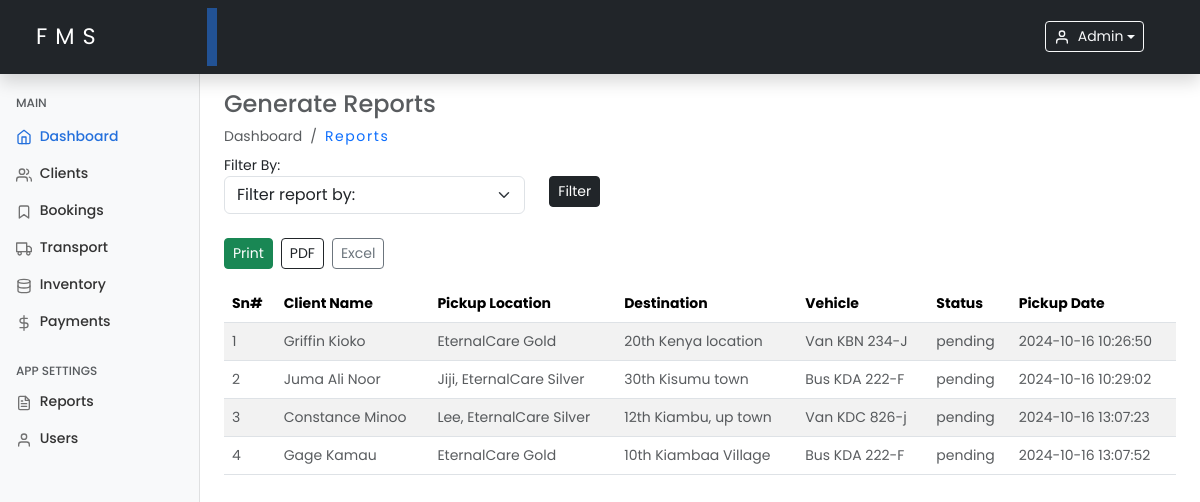
/reports.php (signed in), run on the app's committed database.
### tables this page shows
CREATE TABLE `logistics` (
  `id` int(11) NOT NULL,
  `client_id` int(11) NOT NULL,
  `vehicle` varchar(255) DEFAULT NULL,
  `driver_name` varchar(100) DEFAULT NULL,
  `pickup_date` timestamp NOT NULL DEFAULT current_timestamp() ON UPDATE current_timestamp(),
  `destination` varchar(255) DEFAULT NULL,
  `pickup_location` varchar(100) NOT NULL,
  `status` enum('pending','completed') DEFAULT 'pending',
  `created_at` timestamp NOT NULL DEFAULT current_timestamp(),
  `updated_at` timestamp NOT NULL DEFAULT current_timestamp() ON UPDATE current_timestamp()
);

CREATE TABLE `clients` (
  `id` int(11) NOT NULL,
  `full_name` varchar(100) NOT NULL,
  `email` varchar(100) DEFAULT NULL,
  `phone` varchar(15) DEFAULT NULL,
  `address` varchar(255) DEFAULT NULL,
  `created_at` timestamp NOT NULL DEFAULT current_timestamp(),
  `updated_at` timestamp NOT NULL DEFAULT current_timestamp() ON UPDATE current_timestamp()
);

### includes/functions.php (called while the page is built, shortened)
<?php
function fetchLogisticsData($conn) {
    $logisticsData = [];
    $sql = "SELECT l.id, l.vehicle, l.driver_name, l.pickup_location, l.pickup_date, l.destination, l.status,
                   c.full_name AS client_name
            FROM logistics l
            JOIN clients c ON l.client_id = c.id";
    $result = $conn->query($sql);
    if ($result && $result->num_rows > 0) {
        while ($row = $result->fetch_assoc()) {
            $logisticsData[] = $row;
        }
    }
    return $logisticsData;
}

### reports.php (the view, shortened to what this page needs)
<?php
include 'includes/functions.php';
include './includes/header.php';
include './includes/sidebar.php';
$logisticsData = fetchLogisticsData($conn);
$filter = '';
?>
<main class="col-md-9 ms-sm-auto col-lg-10 px-md-4 mt-2">
    <h4 class="text-muted mt-2">Generate Reports</h4>
    <ol class="breadcrumb mb-2">
        <li class="breadcrumb-item active">Dashboard</li>
        <li class="breadcrumb-item">
            <a class="text-decoration-none hover-underline" href="./reports.php">Reports</a>
        </li>
    </ol>
    <form method="GET" action="reports.php">
        <div class="row mb-3">
            <div class="col-md-4 mb-2">
                <label for="filter">Filter By:</label>
                <select name="filter" id="filter" class="form-select sm-select" onchange="toggleDateFields()">
                    <option value="#!" selected>Filter report by:</option>
                </select>
            </div>
            <div class="col-md-2">
                <label>&nbsp;</label>
                <button type="submit" class="btn btn-sm btn-dark d-block">Filter</button>
            </div>
        </div>
    </form>
    <div class="d-flex justify-content-start mb-3">
        <button type="button" class="btn btn-sm btn-success me-2" onclick="printReport();">Print</button>
        <a href="?filter=<?php echo $filter; ?>&export=pdf" class="btn btn-sm btn-outline-dark me-2">PDF</a>
        <a href="?filter=<?php echo $filter; ?>&export=excel" class="btn btn-sm btn-outline-secondary">Excel</a>
    </div>
    <div id="printSection">
        <?php if (!empty($logisticsData)): ?>
            <table class="table table-striped table-hover mt-3">
                <thead>
                    <tr>
                        <th>Sn#</th>
                        <th>Client Name</th>
                        <th>Pickup Location</th>
                        <th>Destination</th>
                        <th>Vehicle</th>
                        <th>Status</th>
                        <th>Pickup Date</th>
                    </tr>
                </thead>
                <tbody>
                    <?php foreach ($logisticsData as $index => $logistic): ?>
                        <tr>
                            <td class="text-muted"><?php echo $index + 1; ?></td>
                            <td class="text-muted"><?php echo htmlspecialchars($logistic['client_name']); ?></td>
                            <td class="text-muted"><?php echo htmlspecialchars($logistic['pickup_location']); ?></td>
                            <td class="text-muted"><?php echo htmlspecialchars($logistic['destination']); ?></td>
                            <td class="text-muted"><?php echo htmlspecialchars($logistic['vehicle']); ?></td>
                            <td class="text-muted"><?php echo htmlspecialchars($logistic['status']); ?></td>
                            <td class="text-muted"><?php echo htmlspecialchars($logistic['pickup_date']); ?></td>
                        </tr>
                    <?php endforeach; ?>
                </tbody>
            </table>
        <?php else: ?>
            <p class="alert alert-warning">No data found for the selected filter.</p>
        <?php endif; ?>
    </div>
</main>
<?php include './includes/footer.php'; ?>

### assets/css/dashboard.css (style rules this page uses)
* { margin: 0; padding: 0; box-sizing: border-box; }
body { font-size: .875rem; font-family: "Poppins", sans-serif; }

### includes/header.php (style rules this page uses)
.active { background-color: transparent !important; }
.text-decoration-none { font-weight: 400; letter-spacing: 0.1rem; text-decoration: none !important; }

### data on the page
logistics: client.full_name "Griffin Kioko", pickup_location "EternalCare Gold", destination "20th Kenya location", vehicle "Van KBN 234-J", status "pending", pickup_date "2024-10-16 10:26:50"
logistics: client.full_name "Juma Ali Noor", pickup_location "Jiji, EternalCare Silver", destination "30th Kisumu town", vehicle "Bus KDA 222-F", status "pending", pickup_date "2024-10-16 10:29:02"
logistics: client.full_name "Constance Minoo", pickup_location "Lee, EternalCare Silver", destination "12th Kiambu, up town", vehicle "Van KDC 826-j", status "pending", pickup_date "2024-10-16 13:07:23"
logistics: client.full_name "Gage Kamau", pickup_location "EternalCare Gold", destination "10th Kiambaa Village", vehicle "Bus KDA 222-F", status "pending", pickup_date "2024-10-16 13:07:52"

### other printed values
$_SESSION['username'] "Admin"
